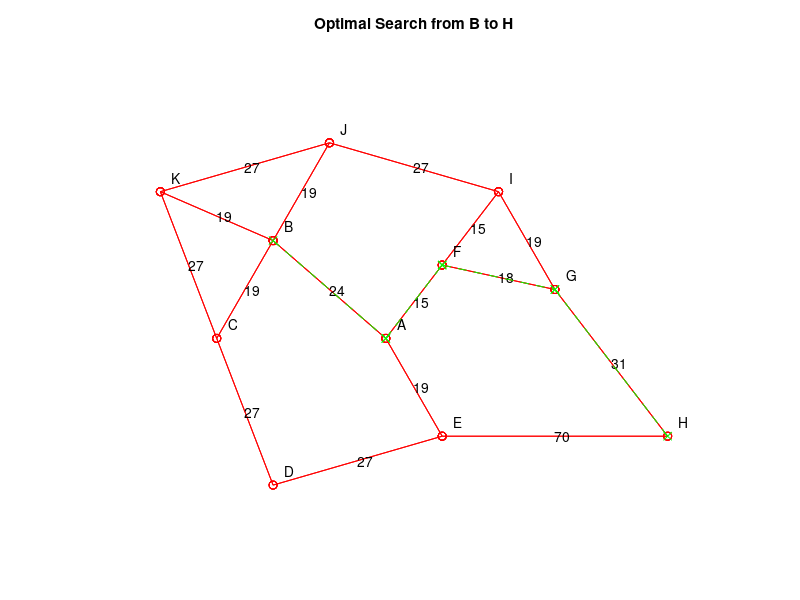

Here is the MATLAB script that generated this plot:
% Code for Dijkstra’s algorithm
function grDijkstra
    pause(1)
    figure
    [A coord] = makeGraph; % call script to make the graph:
    gplot(A, coord, 'ro-')
    hold on
    for index = 1:length(coord)
        str = char('A' + index - 1);
        text(coord(index,1) + 0.2, ...
            coord(index,2) + 0.3, str);
    end
	showCosts(coord, A);
    axis([0 11 0 10]); axis off; hold on
    start = 2
    target = 8
    pq = pqEnq([], Path(start, 0));
    while ~isempty(pq)
        [pq current] = qDeq(pq);
        if pthGetLast(current) == target
            D = sparse(0);
            answer = current.nodes;
            for ans = 1:length(answer)-1
                D(answer(ans), answer(ans+1)) = 1;
            end
            gplot(D, coord, 'gx--')
            title('Optimal Search from B to H')
            return;
        end % if last(current) == target
        endnode = pthGetLast(current);
        children = A(endnode,:);
        children = find(children ~= 0);
        for achild = children
            len = A(endnode, achild);
            if ~any(achild == current.nodes)
                clone = Path( [current.nodes achild], ...
                    current.key + len);
                pq = pqEnq(pq, clone);
            end % if ~any child == current.nodes
        end % for achild = children
    end % if pq not empty
    % If we reach here we never found a path
    D = [];
end
function showCosts(co, A)
	n = length(A);
	for r = 1:n
        for c = r+1:n
            if A(r,c) > 0
                str = num2str(A(r,c));
                c1 = co(r,:);
                c2 = co(c,:);
                at = (c1 + c2) ./ 2;
                text(at(1),at(2), str);
            end
        end
    end
end
function [A coord] = makeGraph
    % edge weights
    cost = [24 19 15 19 19 19 27 27 27 70 18 15 31 19 27 27];
    % edge directions
    dir = [2 2 2 2 2 2 2 2 2 2 2 2 2 2 2 2];
    % connectivity
    node = [ 1 2 3 0	% edges from A
        1 4 5 6			% edges from B
        4 7 8 0			% edges from C
        7 9 0 0			% edges from D
        2 9 10 0		% edges from E
        3 11 12 0		% edges from F
        11 13 14 0		% edges from G
        10 13 0 0		% edges from H
        12 14 15 0		% edges from I
        5 15 16 0		% edges from J
        6 8 16 0]		% edges from K
    % coordinates
    coord = [   5 4 	% A
                3 6 	% B
                2 4 	% C
                3 1 	% D
                6 2 	% E
                6 5.5 	% F 
                8 5 	% G
                10 2 	% H
                7 7 	% I
                4 8 	% J
                1 7];	% K
    A = grAdjacency( node, cost, dir );
end
function A = grAdjacency( node, cost, dir )
    % compute an adjacency matrix.
    % it should contain the weight from one
    % node to another (0 if the nodes
    %	are not connected)
    [m cols] = size(node);
    n = length(cost);
    k = 0;
    % iterate across the edges
    %	finding the nodes at each end of the edge
    for is = 1:n
        iv = 0;
        for ir = 1:m
            for ic = 1:cols
                if node(ir, ic) == is
                    iv = iv + 1;
                    if iv > 2
                        error('bad intersection matrix');
                    end
                    ij(iv) = ir;
                end
            end
        end
        if iv ~= 2
            error(sprintf('didn''t find both ends of edge %d', is));
        end
        t = cost(is);
        if dir(is) ~= -1
            k = k + 1;
            ip(k) = ij(1); jp(k) = ij(2); tp(k) = t;
        end
        if dir(is) ~= 1
            k = k + 1;
            ip(k) = ij(2); jp(k) = ij(1); tp(k) = t;
        end
    end
    A = sparse( ip, jp, tp );
end
function pq = pqEnq(pq, item)
    % enqueue in order to a queue
    in = 1;
    at = length(pq)+1;
    while in <= length(pq)
        if is_before(item, pq{in})
            at = in;
            break;
        end
        in = in + 1;
    end
    pq = [pq(1:at-1) {item} pq(at:end)];
end
function [q ans] = qDeq(q)
    % dequeue
    ans = q{1};
    q = q(2:end);
end
function ret = Path(nodes, len)
    % Path constructor
    ret.nodes = nodes;
    ret.key = len;
end
function ret = pthGetLast(apath)
    % Returns number of last node on a path
    ret = apath.nodes(end);
end
function ans = is_before(a, b)
    acl = class(a);
    ans = false;
    if isa(b, acl)
        switch acl
            case 'double'
                ans = a < b;
            case 'struct'
                if isfield(a, 'key')
                    ans = a.key < b.key;
                elseif isfield(a, 'dod')
                    ans = age(a) < age(b);
                else
                    error('comparing unknown structures')
                end
            otherwise
                error(['can''t compare ' acl 's'])
        end
    end
end
